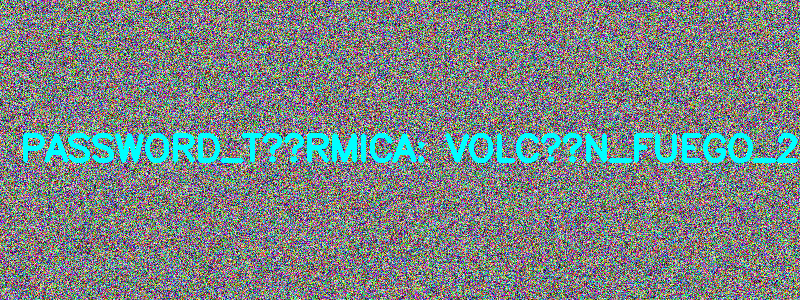
#> input picture m4_ruido.png, 800 x 300 px, found by its file name
$ python Mision4examen.py
#> lines starting #> are read from the running program, lines starting #| are printed output that depends on the picture; after the words box and inside, x2 and y2 are one past the last pixel; in counts of white or black regions, pixels touching at a corner belong together
import cv2
import numpy as np

img=cv2.imread("C:\\Users\\rover\\OneDrive\\Escritorio\\Tareas Grafi\\m4_ruido.png")
#> img is the input picture: shape (300, 800, 3); mean B, G, R 132, 132, 122.4

hsv = cv2.cvtColor(img, cv2.COLOR_BGR2HSV)
#> hsv: shape (300, 800, 3); mean H, S, V 89.6, 174.7, 194.1
lower = np.array([80,100,100])
upper = np.array([100, 255, 255])
mask = cv2.inRange(hsv, lower, upper)
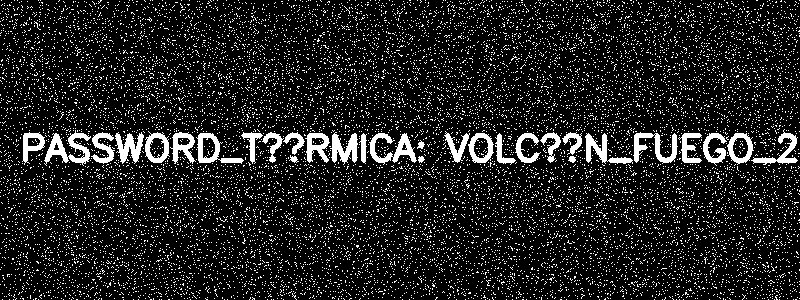
#> mask: shape (300, 800); 12.9% white; 13849 white regions (13819 under 20 px), largest, box (x1, y1, x2, y2) and area: (44, 130, 91, 166) 698, (369, 133, 417, 165) 637, (633, 132, 678, 164) 584
result = cv2.bitwise_and(img, img, mask=mask)
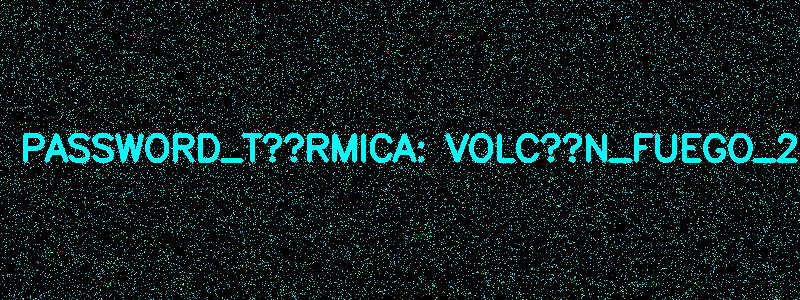
#> result: shape (300, 800, 3); mean B, G, R 26.7, 26.6, 4.6
mask = cv2.medianBlur(mask, 5)
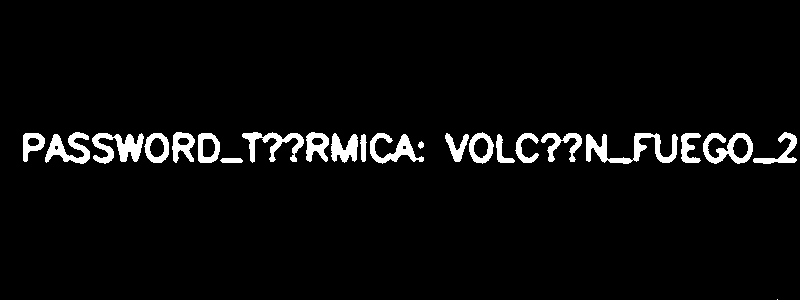
#> mask: shape (300, 800); 4.2% white; 23 white regions (1 under 20 px), largest, box (x1, y1, x2, y2) and area: (586, 133, 678, 164) 1107, (92, 133, 144, 164) 886, (703, 133, 753, 164) 762
cv2.imshow("Mascara", mask)
cv2.imshow("Imagen Original", img)
cv2.imshow("Color Detectado", result)

cv2.waitKey(0)
cv2.destroyAllWindows()
